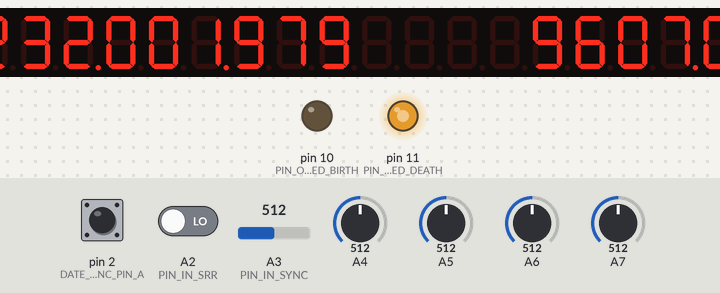
A sketch run on a simulated Arduino Nano, built with avr-gcc and run on an emulated ATmega328P. On the bench: 32-digit seven-segment display, output pins drawn as LEDs (lit = HIGH). Wiring (inferred from the names in the program): 5 × MAX7219 LED driver: data pin 8; clock pin 6; CS pin 7. Inputs (shaded band) come from the test bench; at power-on: A3 (PIN_IN_SYNC) = 512, A4 = 512, A7 = 512, A5 = 512, A6 = 512, pin 2 (DATE_ROTENC_PIN_A) HIGH, A2 (PIN_IN_SRR) LOW. Pins used as bus, display or sensor lines are not drawn.

Above: at 1.43 s.
1.7 s: A3 (PIN_IN_SYNC) set to 716
At 2.04 s:
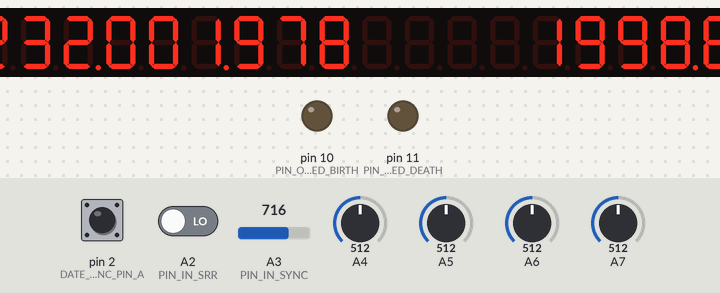
3.2 s: A4 set to 716
At 3.55 s:
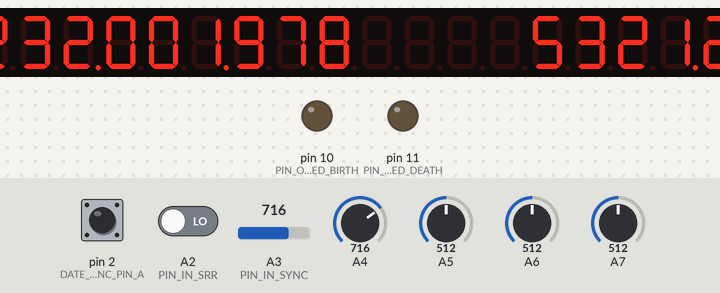
6.2 s: A7 set to 716
At 7.21 s:
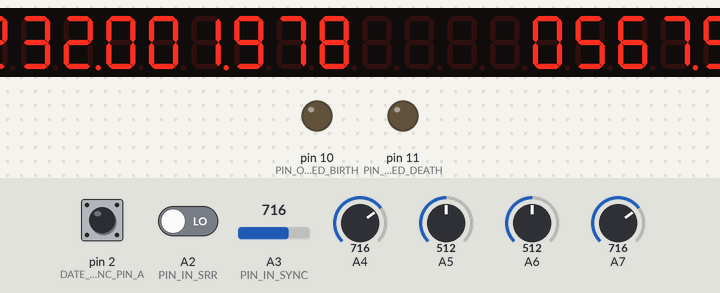
9.0 s: A5 set to 564
At 9.66 s:
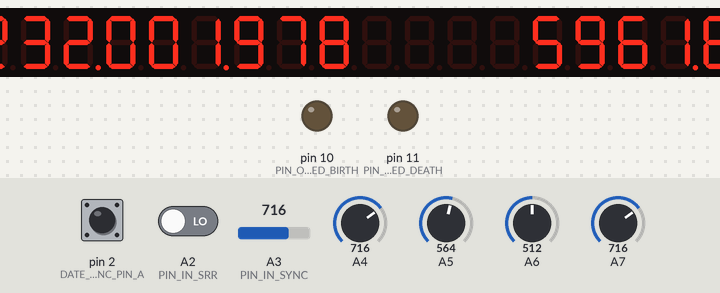
10.8 s: A5 set to 585
At 12.4 s:
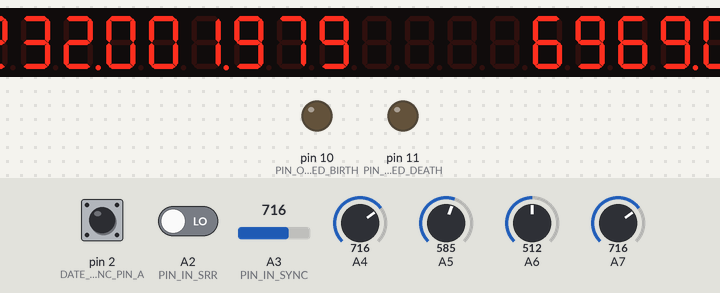
13.8 s: A6 set to 716
At 14.53 s:
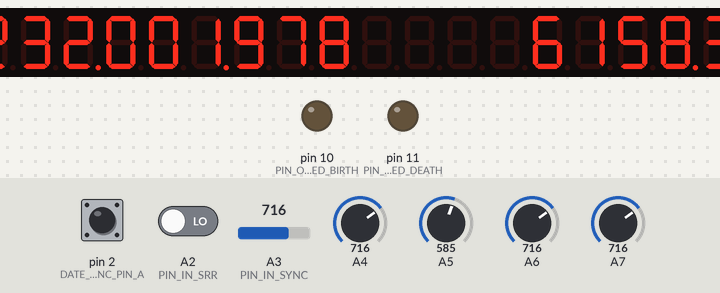
Timing chart, 0 to 17.3 s (numbered marks = the images above; inputs shaded):
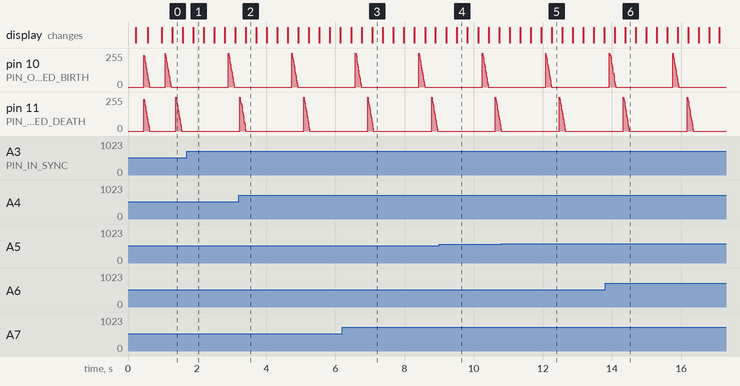

The sketch:

heartbeat_driver.ino
```cpp
//----------------------------------------------------------------------------
// MAX7219 libraries:
// - DigitLed72XX : Uses SPILibrary (hardware implem, faster, only works on specific pins)
// - MD_MAX72xx : Use SPILibrary (HW & SW implems)
// - LedControl : Use shiftOut / software SPI, slower. Better API
// - LedController : More "modern", handles both software & hardware SPI, a lot more code,
//   lots of C++ bullshit, very convoluted, suspiciously inefficient code patterns a bit everywhere.
//----------------------------------------------------------------------------

#include "HWPinConfig.h"
#include "Helpers.h"
#include "7SegDriver.h"
#include "ControllerBPM.h"
#include "ControllerDate.h"
#include "ControllerPopulation.h"
#include "ControllerHeartbeat.h"
#include "PersistentMemory.h"

//#define DEBUG

//----------------------------------------------------------------------------

LedControl  displayRails[] =
{ // MOSI, CLK, CS, # of 7219s daisy-chained together
  LedControl(PIN_OUT_DISP_MOSI, PIN_OUT_DISP_CLK, PIN_OUT_RAIL0_CS, 3 + 2), // 3 MAX7219 for main counter + 2 for population count
  LedControl(PIN_OUT_DISP_MOSI, PIN_OUT_DISP_CLK, PIN_OUT_RAIL1_CS, 1),     // 1 MAX7219 for date display
  LedControl(PIN_OUT_DISP_MOSI, PIN_OUT_DISP_CLK, PIN_OUT_RAIL2_CS, 8),     // 8 MAX7219 for BPM curve: 4*2
};
const int   kDispRailCount = sizeof(displayRails) / sizeof(displayRails[0]); // number of HW rails, up to 8 displays of 8 digits each

//----------------------------------------------------------------------------
// Address of main counter display
const int   kDispRail_Main = 0;
const int   kDispOffset_Main = 0;
const int   kChipCount_Main = 3;

// Address of population display
const int   kDispRail_Population = 0;
const int   kDispOffset_Population = kDispOffset_Main + kChipCount_Main;
const int   kChipCount_Population = 2;

// Address of date display
const int   kDispRail_Date = 1;
const int   kDispOffset_Date = 0;
const int   kChipCount_Date = 1;

// Address of curve display
const int   kDispRail_Curve = 2;
const int   kDispOffset_Curve = 0;
const int   kChipCount_Curve = 8;

//----------------------------------------------------------------------------

DateController        currentDate;
BPMController         bpm;
PopulationController  population;
HeartbeatController   heartbeats;

//----------------------------------------------------------------------------

void setup()
{
  pinMode(PIN_OUT_RAIL0_CS, OUTPUT);
  pinMode(PIN_OUT_RAIL1_CS, OUTPUT);
  pinMode(PIN_OUT_RAIL2_CS, OUTPUT);

  // Clear displays
  for (int r = 0; r < kDispRailCount; r++)
  {
    LedControl  &segDisp = displayRails[r];
    for (int i = 0; i < segDisp.getDeviceCount(); i++)
    {
      segDisp.clearDisplay(i);
      segDisp.shutdown(i, false);
      segDisp.setIntensity(i, 0);
    }
  }

//  displayRails[kDispRail_Date].setScanLimit(kDispOffset_Date, 4);

  Serial.begin(115200);

#if 0
  // First-time run/init
  // We could do it more "smartly" and detect a magic-number or whatever.
  // Don't bother. This is hacked together anyway, I'm only making one or two of these :)

  eeprom_write_state(1);

  eeprom_write_date(0, 2100);   // Max year
  eeprom_write_date(1, 2023);   // Current year
  eeprom_write_date(2, 1961);   // First album of the beatles
  eeprom_write_date(3, 1349);   // Black death
  eeprom_write_date(4, 0);      // Jesus is born
  eeprom_write_date(5, -1304);  // RamsesII is born
  eeprom_write_date(6, -10406); // Start of agriculture
  eeprom_write_date(7, -99986); // First homo sapiens is 14 and will have a kid this year

  for (int i = 0; i < 8; i++)
    eeprom_write_beats(i, SBigNum()); // clear
#endif

  g_CurrentStateID = eeprom_read_state();

  setIntensity_Counter(1.0f);
  setIntensity_Population(1.0f);
  setIntensity_Date(1.0f);
  setIntensity_Curve(0.3f);

  bpm.Setup();
  heartbeats.Setup(&bpm);
  currentDate.Setup();
  population.Setup();

  population.SetYear(currentDate.Year());
  heartbeats.SetPopulation(population.Population());

  population.Print(displayRails[kDispRail_Population], kDispOffset_Population);
  currentDate.Print(displayRails[kDispRail_Date], kDispOffset_Date);
  displayRails[kDispRail_Date].flushDeviceState();

  bpm.DrawCurve(displayRails[kDispRail_Curve]);
}

//----------------------------------------------------------------------------

static int  _GetLoopDt()
{
  static long int prevMS = millis() - 10;
  const long int  curMS = millis();
  const int       dtMS = (curMS > prevMS) ? curMS - prevMS : 10;  // by default 10 ms when wrapping around
  prevMS = curMS;
  return dtMS;
}

//----------------------------------------------------------------------------

void loop()
{
  const int dtMS = _GetLoopDt();

  // Update state button
  update_state(dtMS);

  // Update BPM curve
#if 1
  if (bpm.Update()) // ~0.74ms
  {
    heartbeats.DirtyBPMCurve(); // ~8.43ms
    bpm.DrawCurve(displayRails[kDispRail_Curve]); // ~8.60ms
  }
#endif

  // Update current date
#if 1
  if (currentDate.Update(dtMS)) // ~0.01ms
  {
    // Date has changed, update population count at current date
    population.SetYear(currentDate.Year()); // ~0.42ms
    heartbeats.SetPopulation(population.Population());  // 0ms

    currentDate.Print(displayRails[kDispRail_Date], kDispOffset_Date);  // ~0.20ms
    population.Print(displayRails[kDispRail_Population], kDispOffset_Population); // ~0.48ms
    displayRails[kDispRail_Date].flushDeviceState(); // ~15ms when everything is updating
  }
#endif

#if 1
  if (population.Update(dtMS))  // ~0.05ms
  {
    heartbeats.SetPopulation(population.Population());  // 0ms
    population.Print(displayRails[kDispRail_Population], kDispOffset_Population); // ~1.17ms
  }
#endif

#if 1
  if (heartbeats.Update(dtMS))  // ~0.23ms
  {
    heartbeats.Print(displayRails[kDispRail_Main], kDispOffset_Main); // ~1.2ms for full display
  }
#endif

  // Flush main display
#if 1
  {
    LedControl  &segDisp = displayRails[kDispRail_Main];
    segDisp.flushDeviceState(); // ~15ms when everything is updating
  }
#endif

#ifdef DEBUG
  {
    static long int prevMS = millis();
    long int        curMS = millis();
    static int32_t  count = 0;
    static int32_t  acc = 0;
    acc += dtMS;
    count += 1;
    if (curMS - prevMS > 1000)
    {
      Serial.print("Avg tick time: ");
      Serial.print(acc / float(count));
      Serial.print(" - ");
      Serial.print((curMS - prevMS) / float(count));
      Serial.println(" ms");
      count = 0;
      acc = 0;
      prevMS = curMS;
    }
  }
#endif

  SyncFrameTick(10);
}

//----------------------------------------------------------------------------

void  update_state(int dtMS)
{
  static int32_t  pressedTimer = 0;
  static bool     prevPressed = LOW;
  const bool      curPressed = digitalRead(PIN_IN_SRR) == HIGH;

  const int32_t   kTimeBeforeHardReset = 4 * 1000;  // hard-reset when pressed for 4 seconds

  bool            stateChanged = false;
  if (curPressed != prevPressed)
  {
    if (!curPressed) // Just released
    {
      if (pressedTimer < kTimeBeforeHardReset)  // If this press did not cause a hard-reset
      {
        // We're going to cycle to a different state.
        // Save the data of the previous state
        heartbeats.WriteState();
        currentDate.WriteState();

        // Just cycle through the states
        g_CurrentStateID = (g_CurrentStateID + 1) % kMaxStates;

        // Load the new state
        heartbeats.LoadState();
        currentDate.LoadState();
        stateChanged = true;
      }
      pressedTimer = 0; // Reset pressed timer
    }
    prevPressed = curPressed;
  }

  if (curPressed)
  {
    pressedTimer += dtMS;
    if (pressedTimer >= kTimeBeforeHardReset) // If pressed for long enough, hard-reset the current counter
      heartbeats.Reset();
  }

  if (stateChanged) // Update all the things that depend on the state
  {
    population.SetYear(currentDate.Year());
    heartbeats.SetPopulation(population.Population());

    // Reprint & Flush everything
    currentDate.Print(displayRails[kDispRail_Date], kDispOffset_Date);
    population.Print(displayRails[kDispRail_Population], kDispOffset_Population);
    heartbeats.Print(displayRails[kDispRail_Main], kDispOffset_Main);

    displayRails[kDispRail_Main].flushDeviceState();
    displayRails[kDispRail_Date].flushDeviceState();

    Serial.print("Current state: ");
    Serial.print(g_CurrentStateID);
    Serial.print(", year: ");
    Serial.println(currentDate.Year());
  }

  // If the state changed, start a countdown timer and write it to EEPROM after some time
  // if it has not changed again:
  {
    static int32_t  stateDirtyDelayMS = 0;
    if (stateChanged)
      stateDirtyDelayMS = 4 * 1000;  // write it to EEPROM in 4 seconds if we didn't change it again
    if (stateDirtyDelayMS > 0)
    {
      stateDirtyDelayMS -= dtMS;
      if (stateDirtyDelayMS <= 0)
      {
        stateDirtyDelayMS = 0;
        eeprom_write_state(g_CurrentStateID);
      }
    }
  }
}

//----------------------------------------------------------------------------

int SyncFrameTick(int targetMs)
{
  const int             kDefaultUpdateMsOnInternalOverflow = 10; // When u32 overflows (after ~50 days), default to 10ms step
  static unsigned long  prevFrameMs = millis() - kDefaultUpdateMsOnInternalOverflow;  // use default dt on initial call
  unsigned long         curMs = 0;
  int                   updateMs = 0;
  do
  {
    curMs = millis();
    updateMs = ((curMs >= prevFrameMs) ? (curMs - prevFrameMs) : kDefaultUpdateMsOnInternalOverflow);
    // delay() for 1ms less than what we should theoretically wait for.
    // Improves waiting precision because delay() overshoots of 200us on average.
    // Doing this brings is down one magnitude level to ~35us on average
    // Not that we care, but cleaner. Will cause a few loop iterations to busy-run only calling 'millis()'
    // without any delay until the desired wait target is reached
    if (targetMs - 1 > updateMs)
      delay(targetMs - 1 - updateMs);
  } while (updateMs < targetMs);

  prevFrameMs = curMs;
  return updateMs;
}

//----------------------------------------------------------------------------

void  setIntensity_Counter(float intensity) { _SetIntensity_Impl(intensity, kDispRail_Main, kDispOffset_Main, kChipCount_Main); }
void  setIntensity_Population(float intensity) { _SetIntensity_Impl(intensity, kDispRail_Population, kDispOffset_Population, kChipCount_Population); }
void  setIntensity_Date(float intensity) { _SetIntensity_Impl(intensity, kDispRail_Date, kDispOffset_Date, kChipCount_Date); }
void  setIntensity_Curve(float intensity) { _SetIntensity_Impl(intensity, kDispRail_Curve, kDispOffset_Curve, kChipCount_Curve); }

//----------------------------------------------------------------------------

void  _SetIntensity_Impl(float intensity, int railId, int chipOffset, int chipCount)
{
  const int hwIntensity = clamp(int(intensity * 15), 0, 15);

  LedControl  &segDisp = displayRails[railId];
  for (int i = chipOffset; i < chipCount; i++)
    segDisp.setIntensity(i, hwIntensity);

  for (int i = chipOffset; i < chipCount; i++)
    segDisp.shutdown(i, false);
}

//----------------------------------------------------------------------------
```

HWPinConfig.h
```cpp
//----------------------------------------------------------------------------
// GPIO pin defs

#define HW_MK 1


#define PIN_OUT_DISP_MOSI   8   // SCL (FastLed crashes the board on init if using GPIO8 (HW MOSI)
#define PIN_OUT_DISP_CLK    6   // SDA (FastLed crashes the board on init if using GPIO6 (HW CLK)
#define PIN_OUT_RAIL0_CS    7   // (FastLed crashes the board on init if using GPIO11 (HW CS0)
#define PIN_OUT_RAIL1_CS    3
#define PIN_OUT_RAIL2_CS    5

#define PIN_OUT_LED_BIRTH   10  // PWM pin
#define PIN_OUT_LED_DEATH   11  // PWM pin
// Available: 12

//----------------------------------------------------------------------------
#if (HW_MK == 1)

# define PIN_IN_BPM(__id)    (A4 + (__id))
# define PIN_IN_BPM_0        PIN_IN_BPM(0) // A4
# define PIN_IN_BPM_1        PIN_IN_BPM(1) // A5
# define PIN_IN_BPM_2        PIN_IN_BPM(2) // A6
# define PIN_IN_BPM_3        PIN_IN_BPM(3) // A7

# define PIN_IN_SYNC         A3  // Beat synchronization
# define PIN_IN_SRR          A2  // Save/Restore/Reset

# define DATE_ROTENC_PIN_A   2
# define DATE_ROTENC_PIN_B   4

#else // MK2 and above

# define PIN_IN_BPM(__id)    (A3 + (__id))
# define PIN_IN_BPM_0        PIN_IN_BPM(0) // A6
# define PIN_IN_BPM_1        PIN_IN_BPM(1) // A5
# define PIN_IN_BPM_2        PIN_IN_BPM(2) // A4
# define PIN_IN_BPM_3        PIN_IN_BPM(3) // A3

# define PIN_IN_SYNC         A2  // Beat synchronization
# define PIN_IN_SRR          A7  // Save/Restore/Reset

# define DATE_ROTENC_PIN_A   3
# define DATE_ROTENC_PIN_B   4

#endif

//----------------------------------------------------------------------------
// Wire mappings
//  PIN_OUT_DISP*_MOSI -> brown wire
//  PIN_OUT_DISP*_CLK  -> red wire
//  PIN_OUT_DISP*_CS   -> yellow wire
//
// Wire mappings 2
//  PIN_OUT_DISP*_MOSI -> yellow wire
//  PIN_OUT_DISP*_CLK  -> blue wire
//  PIN_OUT_DISP*_CS   -> green wire
```

BigNum.cpp
```cpp
//----------------------------------------------------------------------------

#include "BigNum.h"

static const uint64_t  hbc_0_max = 10000000000000000000ULL;  // 1 digit short to simplify combination with u32 below
static const int       hbc_0_maxDigitCount = 19;
static const int       hbc_1_maxDigitCount = 10;

//----------------------------------------------------------------------------

void  SBigNum::operator += (uint64_t x)
{
  if (x >= hbc_0_max)  // invalid
    return;

  uint64_t  left = hbc_0_max - m_HBC0;
  while (x != 0)
  {
    if (left > x)
    {
      m_HBC0 += x;
      break;
    }

    x -= left;
    m_HBC0 = 0;
    m_HBC1 += 1;

    left = m_HBC0 - hbc_0_max;
  }
}

//----------------------------------------------------------------------------

void SBigNum::PrintToSerial() const
{
  uint64_t  hbc_0 = m_HBC0;
  uint32_t  hbc_1 = m_HBC1;

  char  digits[hbc_0_maxDigitCount + hbc_1_maxDigitCount + 1]; // max number of digits in both nums + null terminating character
  int   digitCount = 0;
  while (hbc_0 != 0)
  {
    digits[digitCount++] = '0' + (hbc_0 % 10);
    hbc_0 /= 10;
  }

  if (hbc_1 != 0)
  {
    while (digitCount < hbc_0_maxDigitCount)
      digits[digitCount++] = '0';
    while (hbc_1 != 0)
    {
      digits[digitCount++] = '0' + (hbc_1 % 10);
      hbc_1 /= 10;
    }
  }

  if (digitCount == 0)
    digits[digitCount++] = '0';

  // flip string
  for (int i = 0, e = digitCount / 2; i < e; i++)
  {
    char  c = digits[i];
    digits[i] = digits[digitCount - i - 1];
    digits[digitCount - i - 1] = c;
  }
  digits[digitCount] = '\0';

  Serial.println(digits);
}

//----------------------------------------------------------------------------

void SBigNum::PrintTo7Seg(LedControl &segDisp, int offset) const
{
  // Perfs:
  // Displaying all 20 digits @ 888888888888:
  //  1x int64_t + 1x int32_t: 2.75ms
  //  3x int32_t + 1x int32_t: 1.17ms <--- best
  //  5x int16_t + 1x int32_t: 1.34ms

  // 2.93 -> 1.53
  uint64_t  hbc_0 = m_HBC0;
  uint32_t  hbc_1 = m_HBC1;

  const int kMaxValueDigits = 20;//hbc_0_maxDigitCount + hbc_1_maxDigitCount;
  byte  digits[hbc_0_maxDigitCount + hbc_1_maxDigitCount]; // max number of digits in both nums + null terminating character
  int   digitCount = 0;

#if 1 // ~1.17 ms to display all 20 digits
  int nextDIDTarget = 9;
  while (hbc_0 != 0)
  {
    int32_t valuePart = hbc_0 % 1000000000;
    hbc_0 /= 1000000000;

    while (valuePart != 0)
    {
      digits[digitCount++] = valuePart % 10;
      valuePart /= 10;
    }
    if (hbc_0 != 0)
    {
      while (digitCount < nextDIDTarget)
        digits[digitCount++] = 0;
    }
    nextDIDTarget += 4;
  }
#else // ~2.75 ms
  while (hbc_0 != 0)
  {
    digits[digitCount++] = hbc_0 % 10;
    hbc_0 /= 10;
  }
#endif

  if (hbc_1 != 0)
  {
    while (digitCount < hbc_0_maxDigitCount)
      digits[digitCount++] = 0;

    while (hbc_1 != 0)
    {
      digits[digitCount++] = hbc_1 % 10;
      hbc_1 /= 10;
    }
  }

  if (digitCount == 0)
    digits[digitCount++] = 0;

  bool  dot = false;
  for (int i = 0; i < digitCount; i++)
  {
    const int realDigId = kMaxValueDigits - i - 1;
    const int chipId = offset + realDigId / 8;
    const int digId = realDigId % 8;
    segDisp.setRawDigit(chipId * 8 + digId, digits[i], dot);
    dot = ((i + 1) % 3) == 0;
  }

  // Clear the remaining MSB digits
  for (int i = digitCount; i < kMaxValueDigits; i++)
  {
    const int realDigId = kMaxValueDigits - i - 1;
    const int chipId = offset + realDigId / 8;
    const int digId = realDigId % 8;
    segDisp.setRawChar(chipId * 8 + digId, ' ', false);
  }
}

//----------------------------------------------------------------------------
```

BigNum.h
```cpp
#pragma once

#include "Helpers.h"
#include "7SegDriver.h"

//----------------------------------------------------------------------------

struct  SBigNum
{
  uint64_t        m_HBC0;
  uint32_t        m_HBC1;

  SBigNum() : m_HBC0(0), m_HBC1(0) {}

  bool  operator != (const SBigNum &other) { return m_HBC0 != other.m_HBC0 || m_HBC1 != other.m_HBC1; }
  bool  operator == (const SBigNum &other) { return !(*this != other); }

  void  operator += (uint64_t x);

  void  PrintToSerial() const;
  void  PrintTo7Seg(LedControl &segDisp, int offset) const;
};

//----------------------------------------------------------------------------
```

ControllerBPM.h
```cpp
#pragma once

#include "Helpers.h"
#include "7SegDriver.h"

//----------------------------------------------------------------------------

#define COMPUTE_BPM_FROM_SAMPLING_INDEX(__i, __maxSamples, __start, __end)  ((__start) + ((2 * int(__i) + 1) * ((__end) - (__start))) / (2 * int(__maxSamples)))

//----------------------------------------------------------------------------

class BPMController
{
public:
  BPMController();

  void  Setup();

  // Returns 'true' if the bpm curve has changed
  bool  Update();

  void  DrawCurve(LedControl &segDisp);

  // Returns the sum
  float Sample(float *dst, int sampleCount);
private:
};

//----------------------------------------------------------------------------
```

Source omitted: 7SegDriver.cpp (8042 bytes), 7SegDriver.h (8451 bytes), ControllerBPM.cpp (7322 bytes), ControllerDate.cpp (5099 bytes), ControllerDate.h (566 bytes), ControllerHeartbeat.cpp (11022 bytes), ControllerHeartbeat.h (1456 bytes), ControllerPopulation.cpp (22475 bytes), ControllerPopulation.h (1092 bytes), Helpers.h (1127 bytes), PersistentMemory.cpp (2889 bytes), PersistentMemory.h (542 bytes)

Measured:
- by itself, pin 10 (PIN_OUT_LED_BIRTH): ramps from 255/255 to 0/255 and jumps back, once every 1.8 s
- by itself, pin 11 (PIN_OUT_LED_DEATH): ramps from 255/255 to 0/255 and jumps back, once every 1.9 s
